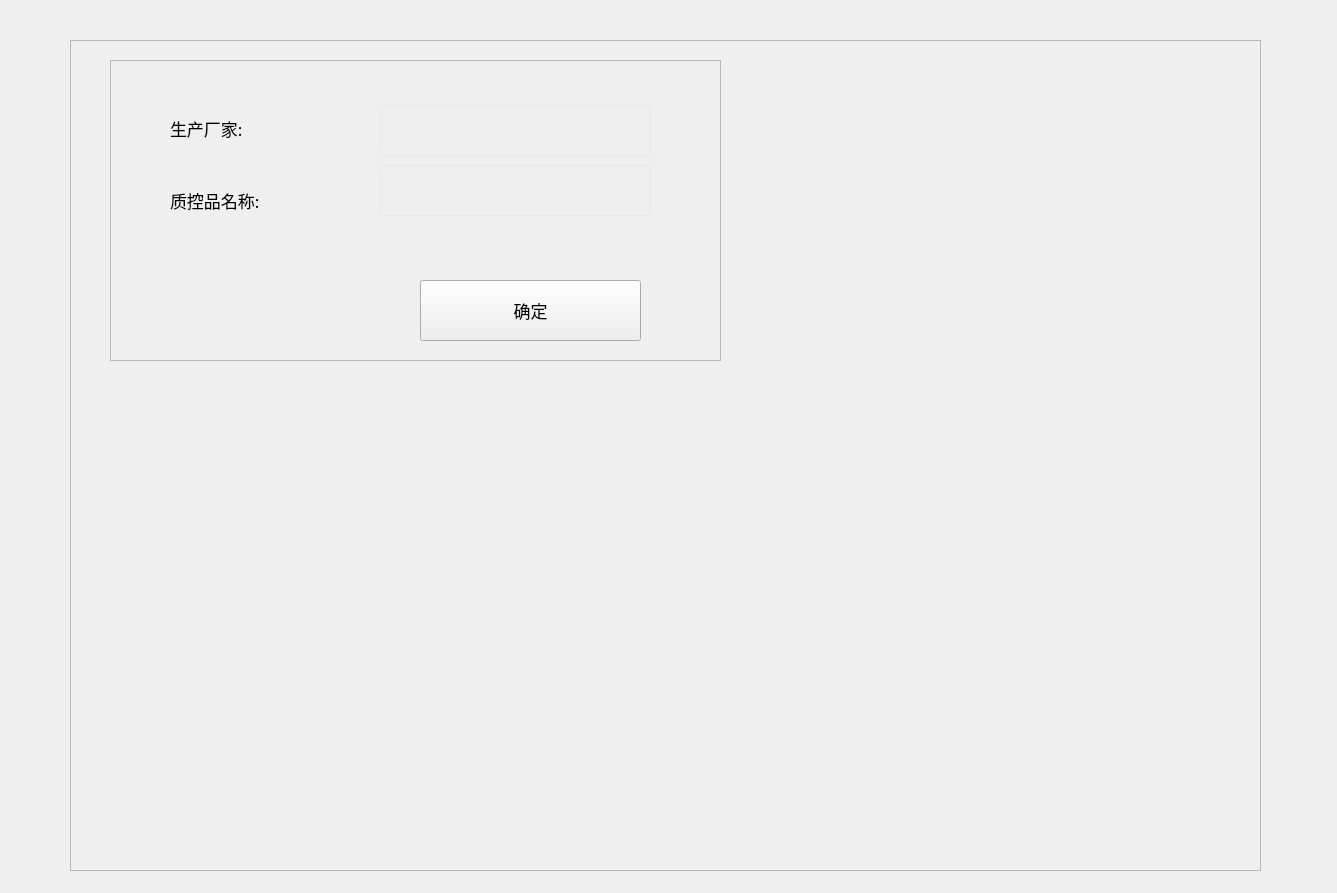
<?xml version="1.0" encoding="UTF-8"?>
<ui version="4.0">
 <class>QualityControlAdd</class>
 <widget class="QDialog" name="QualityControlAdd">
  <property name="geometry">
   <rect>
    <x>0</x>
    <y>0</y>
    <width>1337</width>
    <height>893</height>
   </rect>
  </property>
  <property name="windowTitle">
   <string>Dialog</string>
  </property>
  <layout class="QHBoxLayout" name="horizontalLayout">
   <property name="spacing">
    <number>0</number>
   </property>
   <property name="leftMargin">
    <number>0</number>
   </property>
   <property name="topMargin">
    <number>0</number>
   </property>
   <property name="rightMargin">
    <number>0</number>
   </property>
   <property name="bottomMargin">
    <number>0</number>
   </property>
   <item>
    <widget class="CusDialogMask" name="mask" native="true">
     <widget class="QFrame" name="display_frame">
      <property name="geometry">
       <rect>
        <x>70</x>
        <y>40</y>
        <width>1191</width>
        <height>831</height>
       </rect>
      </property>
      <property name="frameShape">
       <enum>QFrame::StyledPanel</enum>
      </property>
      <property name="frameShadow">
       <enum>QFrame::Raised</enum>
      </property>
      <widget class="QFrame" name="view_frame">
       <property name="geometry">
        <rect>
         <x>40</x>
         <y>20</y>
         <width>611</width>
         <height>301</height>
        </rect>
       </property>
       <property name="styleSheet">
        <string notr="true">QFrame#frame{background:#FFFFFF;border-radius:11px;}
</string>
       </property>
       <property name="frameShape">
        <enum>QFrame::StyledPanel</enum>
       </property>
       <property name="frameShadow">
        <enum>QFrame::Raised</enum>
       </property>
       <widget class="QPushButton" name="btnSave">
        <property name="geometry">
         <rect>
          <x>310</x>
          <y>220</y>
          <width>221</width>
          <height>61</height>
         </rect>
        </property>
        <property name="font">
         <font>
          <family>苹方 粗体</family>
          <pointsize>13</pointsize>
          <weight>50</weight>
          <bold>false</bold>
          <stylestrategy>PreferDefault</stylestrategy>
         </font>
        </property>
        <property name="focusPolicy">
         <enum>Qt::NoFocus</enum>
        </property>
        <property name="styleSheet">
         <string notr="true"/>
        </property>
        <property name="text">
         <string>确定</string>
        </property>
        <property name="iconSize">
         <size>
          <width>37</width>
          <height>32</height>
         </size>
        </property>
        <property name="checkable">
         <bool>false</bool>
        </property>
        <property name="checked">
         <bool>false</bool>
        </property>
        <property name="autoExclusive">
         <bool>false</bool>
        </property>
       </widget>
       <widget class="QtMaterialFlatButton" name="btnClose">
        <property name="geometry">
         <rect>
          <x>570</x>
          <y>0</y>
          <width>41</width>
          <height>41</height>
         </rect>
        </property>
        <property name="focusPolicy">
         <enum>Qt::NoFocus</enum>
        </property>
        <property name="text">
         <string/>
        </property>
        <property name="icon">
         <iconset resource="../main.qrc">
          <normaloff>:/image/close.png</normaloff>:/image/close.png</iconset>
        </property>
        <property name="iconSize">
         <size>
          <width>13</width>
          <height>13</height>
         </size>
        </property>
        <property name="flat">
         <bool>true</bool>
        </property>
       </widget>
       <widget class="QLineEdit" name="ldt_factor">
        <property name="geometry">
         <rect>
          <x>270</x>
          <y>45</y>
          <width>271</width>
          <height>51</height>
         </rect>
        </property>
        <property name="font">
         <font>
          <family>苹方 粗体</family>
          <pointsize>-1</pointsize>
          <weight>50</weight>
          <italic>false</italic>
          <bold>false</bold>
         </font>
        </property>
        <property name="focusPolicy">
         <enum>Qt::ClickFocus</enum>
        </property>
        <property name="styleSheet">
         <string notr="true">border:1px solid #E4E8EB;border-radius:5px;padding:2px 4px;background-color: transparent;color:#444444;
font:18px &quot;苹方 粗体&quot;;</string>
        </property>
        <property name="text">
         <string/>
        </property>
        <property name="alignment">
         <set>Qt::AlignCenter</set>
        </property>
       </widget>
       <widget class="QLineEdit" name="ldt_control_name">
        <property name="geometry">
         <rect>
          <x>270</x>
          <y>105</y>
          <width>271</width>
          <height>51</height>
         </rect>
        </property>
        <property name="font">
         <font>
          <family>苹方 粗体</family>
          <pointsize>-1</pointsize>
          <weight>50</weight>
          <italic>false</italic>
          <bold>false</bold>
         </font>
        </property>
        <property name="focusPolicy">
         <enum>Qt::ClickFocus</enum>
        </property>
        <property name="styleSheet">
         <string notr="true">border:1px solid #E4E8EB;border-radius:5px;padding:2px 4px;background-color: transparent;color:#444444;
font:18px &quot;苹方 粗体&quot;;</string>
        </property>
        <property name="text">
         <string/>
        </property>
        <property name="alignment">
         <set>Qt::AlignCenter</set>
        </property>
       </widget>
       <widget class="QLabel" name="label_3">
        <property name="geometry">
         <rect>
          <x>60</x>
          <y>58</y>
          <width>121</width>
          <height>21</height>
         </rect>
        </property>
        <property name="font">
         <font>
          <family>苹方 粗体</family>
          <pointsize>13</pointsize>
         </font>
        </property>
        <property name="text">
         <string>生产厂家:</string>
        </property>
       </widget>
       <widget class="QLabel" name="label_17">
        <property name="geometry">
         <rect>
          <x>60</x>
          <y>130</y>
          <width>121</width>
          <height>21</height>
         </rect>
        </property>
        <property name="font">
         <font>
          <family>苹方 粗体</family>
          <pointsize>13</pointsize>
         </font>
        </property>
        <property name="text">
         <string>质控品名称:</string>
        </property>
       </widget>
      </widget>
     </widget>
    </widget>
   </item>
  </layout>
 </widget>
 <customwidgets>
  <customwidget>
   <class>QtMaterialFlatButton</class>
   <extends>QPushButton</extends>
   <header>qtmaterialflatbutton.h</header>
  </customwidget>
  <customwidget>
   <class>CusDialogMask</class>
   <extends>QWidget</extends>
   <header>cusdialogmask.h</header>
   <container>1</container>
  </customwidget>
 </customwidgets>
 <resources>
  <include location="../main.qrc"/>
 </resources>
 <connections/>
</ui>
